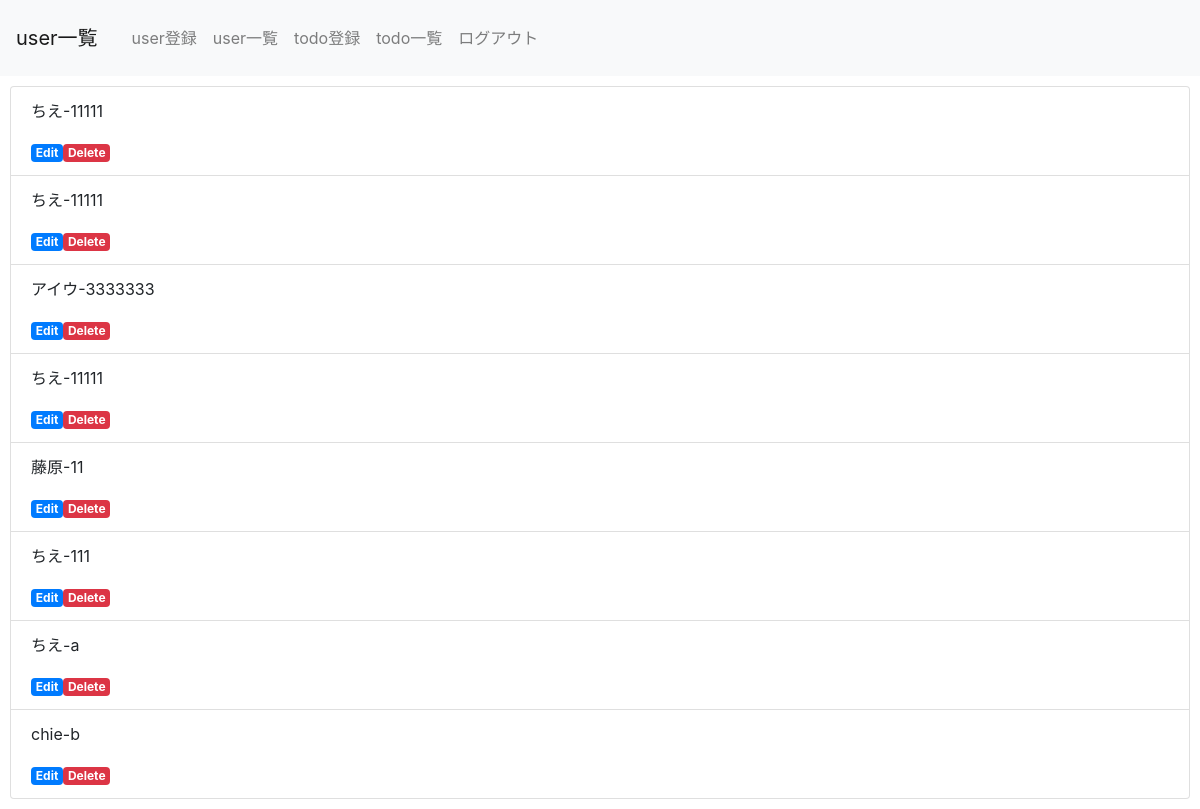
/user_select.php (signed in), run on the app's committed database.
### tables this page shows
CREATE TABLE `user_table` (
  `id` int(12) NOT NULL,
  `username` varchar(64) NOT NULL,
  `lid` varchar(128) NOT NULL,
  `lpw` varchar(64) NOT NULL,
  `kanri_flg` int(1) NOT NULL,
  `life_flg` int(1) NOT NULL
);

### user_select.php (the view, shortened to what this page needs)
<?php
$pdo=db_conn();
$sql = 'SELECT * FROM user_table';
$stmt = $pdo->prepare($sql);
$status = $stmt->execute();
$view='';
if ($status==false) {
    $error = $stmt->errorInfo();
    exit('sqlError:'.$error[2]);
} else {
    while ($result = $stmt->fetch(PDO::FETCH_ASSOC)) {
        $view .= '<li class="list-group-item">';
        $view .= '<p>'.$result['username'].'-'.$result['lid'].'</p>';
        $view .= '<a href="user_detail.php?id='.$result[id].'" class="badge badge-primary">Edit</a>';
        $view .= '<a href="user_delete.php?id='.$result[id].'" class="badge badge-danger">Delete</a>';
        $view .= '</li>';
    }
}
?>
<!DOCTYPE html>
<html lang="ja">
<head>
    <link rel="stylesheet" href="https://stackpath.bootstrapcdn.com/bootstrap/4.2.1/css/bootstrap.min.css"
>
</head>
<body>
    <header>
        <nav class="navbar navbar-expand-lg navbar-light bg-light">
            <a class="navbar-brand" href="#">user一覧</a>
            <div class="collapse navbar-collapse" id="navbarNav">
                <ul class="navbar-nav">
                    <li class="nav-item">
                        <a class="nav-link" href="user_index.php">user登録</a>
                    </li>
                    <li class="nav-item">
                        <a class="nav-link" href="user_select.php">user一覧</a>
                    </li>
                    <li class="nav-item">
                        <a class="nav-link" href="index.php">todo登録</a>
                    </li>
                    <li class="nav-item">
                        <a class="nav-link" href="select.php">todo一覧</a>
                    </li>
                    <li class="nav-item">
                        <a class="nav-link" href="logout.php">ログアウト</a>
                    </li>
                </ul>
            </div>
        </nav>
    </header>
    <div>
        <ul class="list-group">
            <?=$view?>
        </ul>
    </div>
</body>
</html>

### user_select.php (style rules this page uses)
div { padding: 10px; font-size: 16px; }

### data on the page
user_table: username "ちえ", lid "11111"
user_table: username "ちえ", lid "11111"
user_table: username "アイウ", lid "3333333"
user_table: username "ちえ", lid "11111"
user_table: username "藤原", lid "11"
user_table: username "ちえ", lid "111"
user_table: username "ちえ", lid "a"
user_table: username "chie", lid "b"
